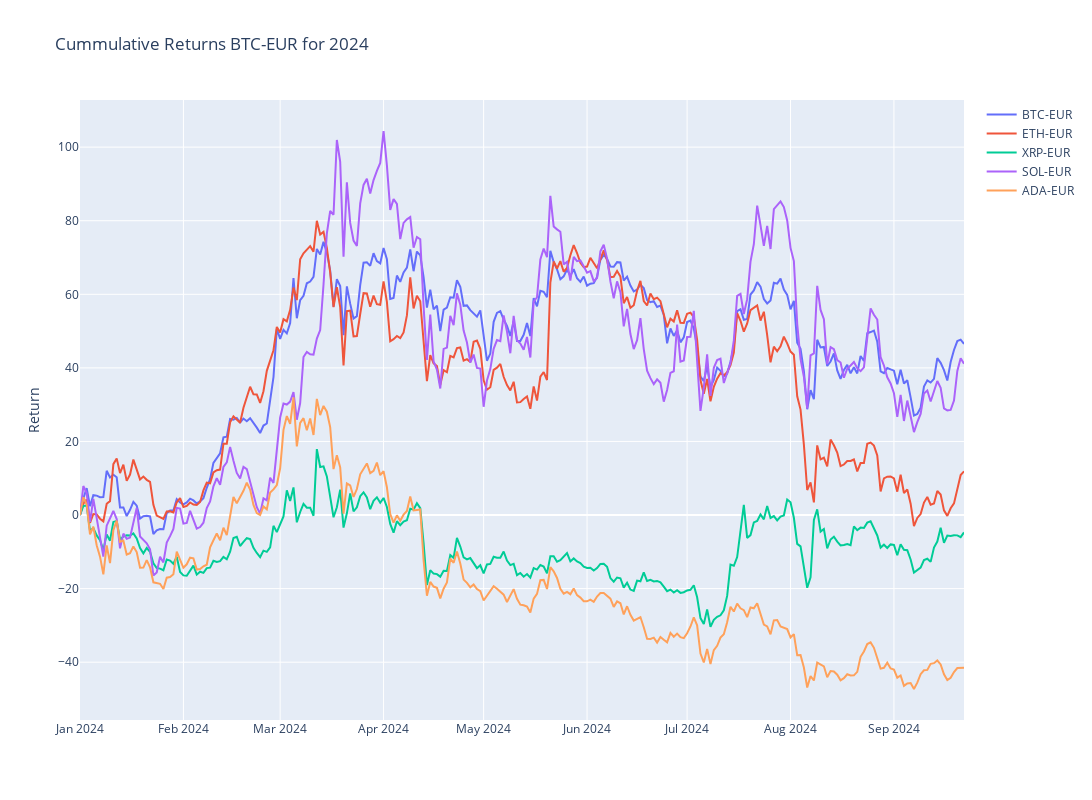

The code cell stored with this chart in its notebook:
### Code cell
# Plotly
fig = make_subplots()

# Graph (1,1)
# Loop all stock files and get cummulative return for year
for stock in tqdm(index_list):
    f = os.path.join("../input", stock)
    df = pd.read_csv(f+".csv",index_col="Date",parse_dates=True)
    df['Cummulative_Return'] = cumulative_return(df["Adj Close"].loc[year])
    fig.add_trace(go.Scatter(x=df['Cummulative_Return'].loc[year].index,y=df['Cummulative_Return'].loc[year],mode="lines",name=stock.split('.')[0]),row=1,col=1)

# Update xaxis properties
fig.update_yaxes(title_text="Return", row=1, col=1)

fig.update_layout(height=800, width=1300,showlegend=True,title=f"Cummulative Returns {ticker} for {year}")

fig.show()

### Figure 1 — Plotly figure (JSON) as saved in the notebook; plotly's stock layout.template omitted (floating-point values rounded to 4 significant figures; data arrays with more than 128 entries replaced by an {"elided": "..."} marker saying what was removed)
{"data": [{"mode": "lines", "name": "BTC-EUR", "type": "scatter", "x": {"elided": "266 str values"}, "xaxis": "x", "y": {"elided": "266 float values"}, "yaxis": "y"}, {"mode": "lines", "name": "ETH-EUR", "type": "scatter", "x": {"elided": "266 str values"}, "xaxis": "x", "y": {"elided": "266 float values"}, "yaxis": "y"}, {"mode": "lines", "name": "XRP-EUR", "type": "scatter", "x": {"elided": "266 str values"}, "xaxis": "x", "y": {"elided": "266 float values"}, "yaxis": "y"}, {"mode": "lines", "name": "SOL-EUR", "type": "scatter", "x": {"elided": "266 str values"}, "xaxis": "x", "y": {"elided": "266 float values"}, "yaxis": "y"}, {"mode": "lines", "name": "ADA-EUR", "type": "scatter", "x": {"elided": "266 str values"}, "xaxis": "x", "y": {"elided": "266 float values"}, "yaxis": "y"}], "layout": {"height": 800, "showlegend": true, "title": {"text": "Cummulative Returns BTC-EUR for 2024"}, "width": 1300, "xaxis": {"anchor": "y", "domain": [0, 1]}, "yaxis": {"anchor": "x", "domain": [0, 1], "title": {"text": "Return"}}}}
